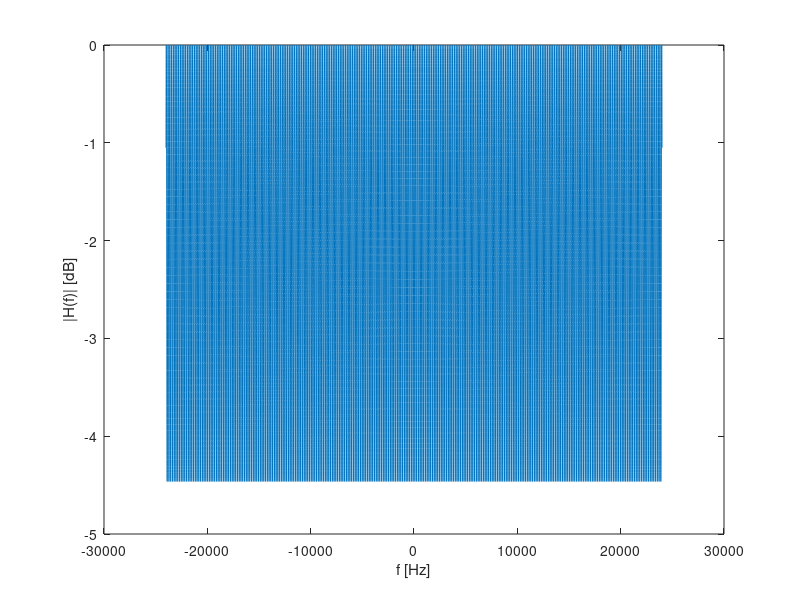

Here is the MATLAB script that generated this plot:
clc; clear all; close all hidden;

alpha_r = 0.1;
alpha_d = 0.9;
d_m = 1; %m
d_d = 0.15; %m
v = 340; %m/s

tau_d = d_d/v;
tau_r = tau_d + 2*d_m/v;
delta_tau = tau_r - tau_d;

transfertFunction = @(f) alpha_r*exp(1i*2*pi*f*tau_r) + alpha_d*exp(1i*2*pi*f*tau_d);
transfertFunctionNorm = @(f) sqrt(alpha_r^2 + alpha_d^2 + 2*alpha_r*alpha_d*cos(2*pi*f*delta_tau));
figure;
f = linspace(-24000, 24000,48000);
plot(f, 20*log(abs(transfertFunctionNorm(f))));
xlabel('f [Hz]');
ylabel('|H(f)| [dB]');
